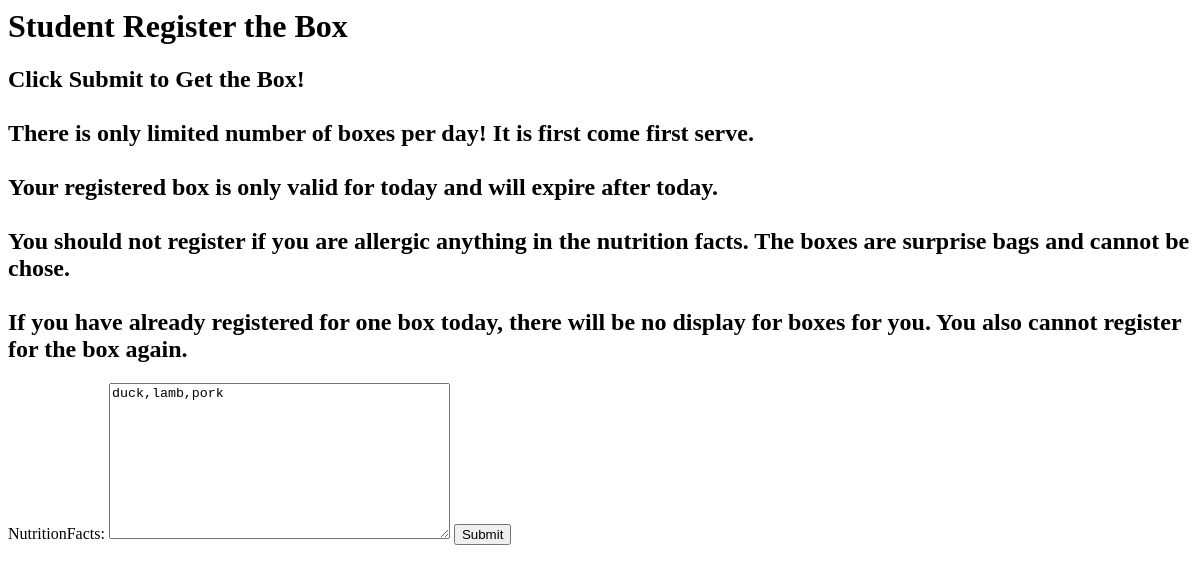
Page /studenthome/studentthebox/ on the earlier database version.
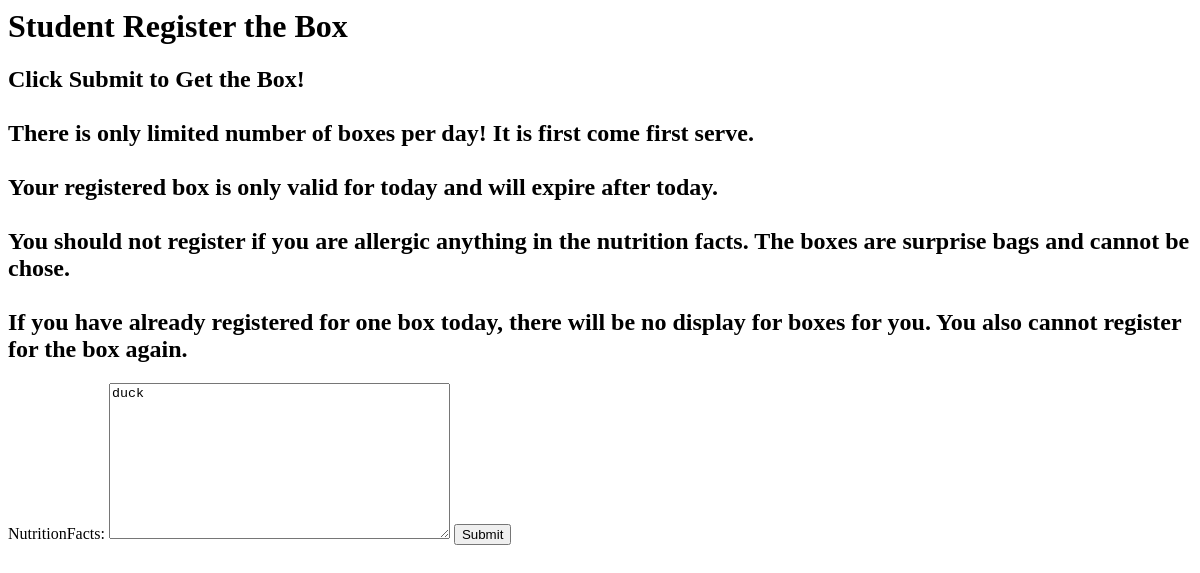
Same page on the later database version.
### theboxapp/models.py (models this page shows, shortened)
class TheBox(models.Model):
    nutritionFacts = models.TextField(blank=True)  # nutrition facts of the box
    creationTime = models.DateTimeField(auto_now_add=True)
    receivedTime = models.DateTimeField(null=True, blank=True)
    availability = models.BooleanField(default=True)
    receiveUser = models.ForeignKey(
        User, null=True, blank=True, on_delete=models.CASCADE)

### theboxapp/views.py (the view)
# urls.py: path('studenthome/studentthebox/', views.stuentthebox,name='studentthebox'),
def stuentthebox(request):
    today = datetime.today()
    daynow = today.day
    monthnow = today.month
    yearnow = today.year
    boxcurr = "none"
    form1 = "none"
    boxes = TheBox.objects.all()
    currUser = request.user
    flag = 0
    for item in boxes:
        if item.receiveUser == currUser:
            flag = 1
    for item in boxes:
        if item.creationTime.year == yearnow:
            if item.creationTime.month == monthnow:
                if item.creationTime.day == daynow:
                    if item.receiveUser == None:
                        if item.receiveUser != currUser:
                            boxcurr = item
                            form1 = BoxForm(instance=boxcurr)
    print(currUser)
    if request.method == "POST" and flag == 0:
        if boxcurr != "none":
            boxcurr.receivedTime = today
            boxcurr.receiveUser = currUser
            boxcurr.save()
    if form1 != "none" and flag == 0:
        context = {'form': form1}
        return render(request, 'theboxapp/studentthebox.html', context)
    else:
        return render(request, 'theboxapp/studentthebox.html')

### theboxapp/staffboxforms.py
class BoxForm(ModelForm):
    class Meta:
        model = TheBox
        fields = ['nutritionFacts']

### theboxapp/templates/theboxapp/studentthebox.html (shortened to what this page needs)
{% load static %}
{% block content %}
<h1>
    Student Register the Box
    </h1>
<h2>
   Click Submit to Get the Box! <br><br>
   There is only limited number of boxes per day! It is first come first serve. <br><br>
   Your registered box is only valid for today and will expire after today.
   <br><br>You should not register if you are allergic anything in the  nutrition facts. The boxes are surprise bags and cannot be chose.
   <br><br> If you have already registered for one box today, there will be no display for boxes for you. You also cannot register for the box again.
</h2>
<form action="" method="POST">
    {{form}}
    <input type="submit" value="Submit">
</form>
{% endblock %}

Differences in the rows shown:
no longer on this page (row edited): TheBox: nutritionFacts "duck,lamb,pork"
now on this page (row unchanged): TheBox: nutritionFacts "duck"
